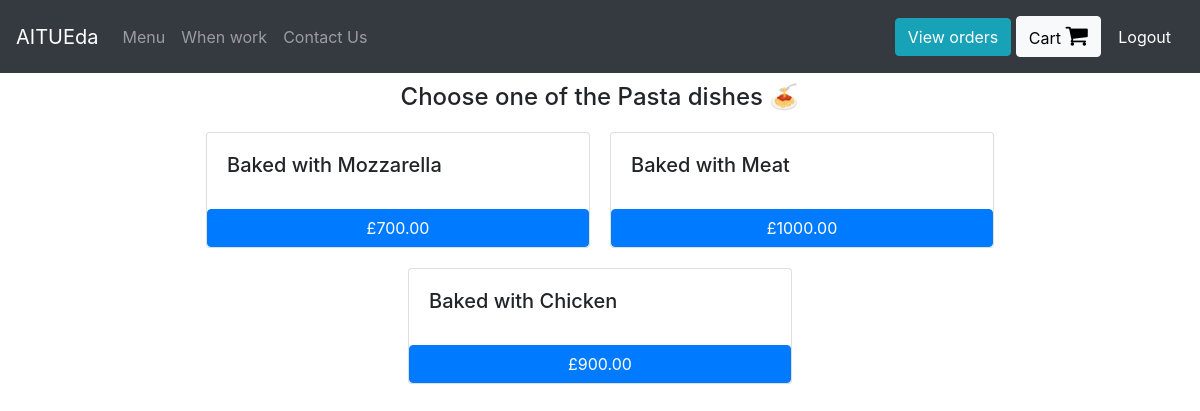
The app's page /Pasta (signed in), older data.
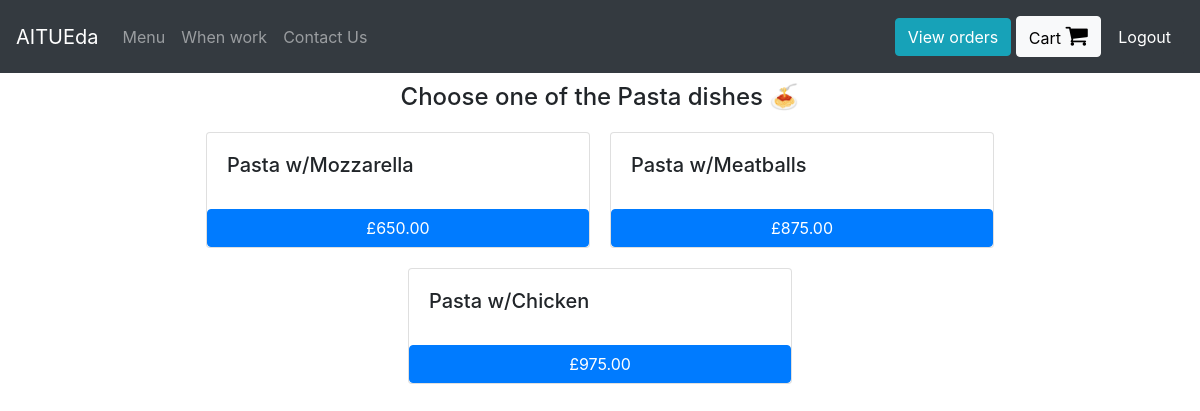
The same page, newer data.
### orders/models.py (models this page shows)
class Pasta(models.Model):
    dish_name = models.CharField(max_length=200)
    price = models.DecimalField(max_digits=6, decimal_places=2)
    def __str__(self):
        return f"{self.dish_name}"

### orders/views.py (the view)
# urls.py: path("Pasta", views.pasta, name="pasta"),
def pasta(request):
    if request.user.is_authenticated:
        return render(request, "orders/pasta.html", context={"dishes": Pasta.objects.all})
    else:
        return redirect("orders:login")

### orders/templates/orders/pasta.html
{% extends 'orders/header.html' %}
{% block content %}
    <div class="container">
      <h4 style="margin:10px; text-align:center;"> Choose one of the Pasta dishes &#x1f35d </h4>
      <div class="row justify-content-center">
        {% for dish in dishes %}
            <div class="card" id="regular_pizza_card" style="width: 24rem; margin:10px;">
              <div class="card-body">
                <h5 class="card-title" >{{dish}}</h5>
              </div>
              <button class="btn btn-primary" onclick="add_to_cart({item_description:'{{dish}}' , price:{{dish.price}} })">£{{dish.price}}</button>
            </div>
        {% endfor %}
      </div>
    </div>
{% endblock %}

Row changes from the older to the newer data that the page shows:
changed Pasta: dish_name "Baked with Mozzarella" → "Pasta w/Mozzarella"; price "700.00" → "650.00"
changed Pasta: dish_name "Baked with Meat" → "Pasta w/Meatballs"; price "1000.00" → "875.00"
changed Pasta: dish_name "Baked with Chicken" → "Pasta w/Chicken"; price "900.00" → "975.00"
